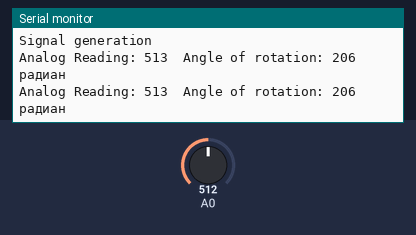
Bench run of a sketch on a simulated Arduino Uno, built with avr-gcc and run on an emulated ATmega328P. On the bench: the last lines printed to the serial monitor. The test bench sets the inputs (shaded band); at power-on: A0 = 512.

Above: at 8.1 s.
8.2 s: A0 set to 716
At 15.3 s:
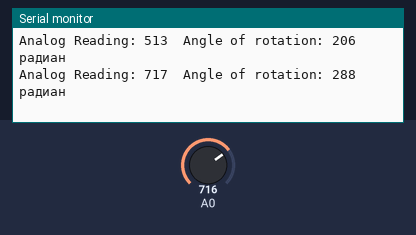
16.4 s: A0 set to 900
At 23.3 s:
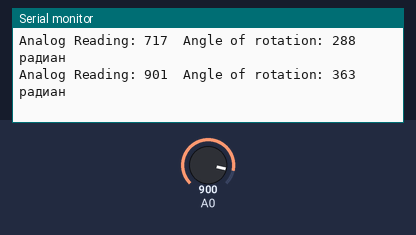
Timing chart, 0 to 24.8 s (numbered marks = the images above; inputs shaded):
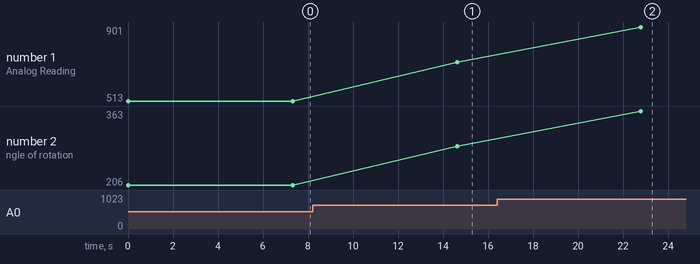

The sketch:

ADC1256.ino
```cpp
/* Задаем бибилиотеки. Они доступны бесплатно на специальной платформе.*/

#include <Wire.h>
#include <Adafruit_MCP4725.h>
int freq = 0;
Adafruit_MCP4725 dac;

/* В представленное окно вставляем цифру при каком разрешении хотим получать картинку 12, 9 , 8, 7, 6, 5 */
#define DAC_RESOLUTION    (12)

  /* конвертируем нужны сигнал в битную систему, в зависимости от разрешения и вставляем набор цифр через ","  */

const PROGMEM uint16_t DACLookup_FullSine_12Bit[4096] =
{0, 0, 0, 0, 0, 0, 0, 0, 0, 0, 0, 0, 0, 0, 0, 0, 0, 0, 0, 0, 0, 0, 0, 0, 0, 0, 0, 0, 0, 0, 0, 0, 0, 0, 0, 0, 0, 0, 0, 0, 0, 0, 0, 0, 0, 0, 0, 0, 0, 0, 0, 0, 0, 0, 0, 0, 0, 0, 0, 0, 0, 0, 0, 0, 0, 0, 0, 0, 0, 0, 0, 0, 0, 0, 0, 0, 0, 0, 0, 0, 0, 0, 0, 0, 0, 0, 0, 0, 0, 0, 0, 0, 0, 0, 0, 0, 0, 0, 0, 0, 0, 0, 0, 0, 0, 0, 0, 0, 0, 0, 0, 0, 0, 0, 0, 0, 0, 0, 0, 0, 0, 0, 0, 0, 0, 0, 0, 0, 0, 0, 0, 0, 0, 0, 0, 0, 0, 0, 0, 0, 0, 0, 0, 0, 0, 0, 0, 0, 0, 0, 0, 0, 0, 0, 0, 0, 0, 0, 0, 0, 0, 0, 0, 0, 0, 0, 0, 0, 0, 0, 0, 0, 0, 0, 0, 0, 0, 0, 0, 0, 0, 0, 0, 0, 0, 0, 0, 0, 0, 0, 0, 0, 0, 0, 0, 0, 0, 0, 0, 0, 0, 0, 0, 0, 0, 0, 0, 0, 0, 0, 0, 0, 0, 0, 0, 0, 0, 0, 0, 0, 0, 0, 0, 0, 0, 0, 0, 0, 0, 0, 0, 0, 0, 0, 0, 0, 0, 0, 0, 0, 0, 0, 0, 0, 0, 0, 0, 0, 0, 0, 0, 0, 0, 0, 0, 0, 0, 0, 0, 0, 0, 0, 0, 0, 0, 0, 0, 0, 0, 0, 0, 0, 0, 0, 0, 0, 0, 0, 0, 0, 0, 0, 0, 0, 0, 0, 0, 0, 0, 0, 0, 0, 0, 0, 0, 0, 0, 0, 0, 0, 0, 0, 0, 0, 0, 0, 0, 0, 0, 0, 0, 0, 0, 0, 0, 0, 0, 0, 0, 0, 0, 0, 0, 0, 0, 0, 0, 0, 0, 0, 0, 0, 0, 0, 0, 0, 0, 0, 0, 0, 0, 0, 0, 0, 0, 0, 0, 0, 0, 0, 0, 0, 0, 0, 0, 0, 0, 0, 0, 0, 0, 0, 0, 0, 0, 0, 0, 0, 0, 0, 0, 0, 0, 0, 0, 0, 0, 0, 0, 0, 0, 0, 0, 0, 0, 0, 0, 0, 0, 0, 0, 0, 0, 0, 0, 0, 0, 0, 0, 0, 0, 0, 0, 0, 0, 0, 0, 0, 0, 0, 0, 0, 0, 0, 0, 0, 0, 0, 0, 0, 0, 0, 0, 0, 0, 0, 0, 0, 0, 0, 0, 0, 0, 0, 0, 0, 0, 0, 0, 0, 0, 0, 0, 0, 0, 0, 0, 0, 0, 0, 0, 0, 0, 0, 0, 0, 0, 0, 0, 0, 0, 0, 0, 0, 0, 0, 0, 0, 0, 0, 0, 0, 0, 0, 0, 0, 0, 0, 0, 0, 0, 0, 0, 0, 0, 0, 0, 0, 0, 0, 0, 0, 0, 0, 0, 0, 0, 0, 0, 0, 0, 0, 0, 0, 0, 0, 0, 0, 0, 0, 0, 0, 0, 0, 0, 0, 0, 0, 0, 0, 0, 0, 0, 0, 0, 0, 0, 0, 0, 0, 0, 0, 0, 0, 0, 0, 0, 0, 0, 0, 0, 0, 0, 0, 0, 0, 0, 0, 0, 0, 0, 0, 0, 0, 0, 0, 0, 0, 0, 0, 0, 0, 0, 0, 0, 0, 0, 0, 0, 0, 0, 0, 0, 0, 0, 0, 0, 0, 0, 0, 0, 0, 0, 0, 0, 0, 0, 0, 0, 0, 0, 0, 0, 0, 0, 0, 0, 0, 0, 0, 0, 0, 0, 0, 0, 0, 0, 0, 0, 0, 0, 0, 0, 0, 0, 0, 0, 0, 0, 0, 0, 0, 0, 0, 0, 0, 0, 0, 0, 0, 0, 0, 0, 0, 0, 0, 0, 0, 0, 0, 0, 0, 0, 0, 0, 0, 0, 0, 0, 0, 0, 0, 0, 0, 0, 0, 0, 0, 0, 0, 0, 0, 0, 0, 0, 0, 0, 0, 0, 0, 0, 0, 0, 0, 0, 0, 0, 0, 0, 0, 0, 0, 0, 0, 0, 0, 0, 0, 0, 0, 0, 0, 0, 0, 0, 0, 0, 0, 0, 0, 0, 0, 0, 0, 0, 0, 0, 0, 0, 0, 0, 0, 0, 0, 0, 0, 0, 0, 0, 0, 0, 0, 0, 0, 0, 0, 0, 0, 0, 0, 0, 0, 0, 0, 0, 0, 0, 0, 0, 0, 0, 0, 0, 0, 0, 0, 0, 0, 0, 0, 0, 0, 0, 0, 0, 0, 0, 0, 0, 0, 0, 0, 0, 0, 0, 0, 0, 0, 0, 0, 0, 0, 0, 0, 0, 0, 0, 0, 0, 0, 0, 0, 0, 0, 0, 0, 0, 0, 0, 0, 0, 0, 0, 0, 0, 0, 0, 0, 0, 0, 0, 0, 0, 0, 0, 0, 0, 0, 0, 0, 0, 0, 0, 0, 0, 0, 0, 0, 0, 0, 0, 0, 0, 0, 0, 0, 0, 0, 0, 0, 0, 0, 0, 0, 0, 0, 0, 0, 0, 0, 0, 0, 0, 0, 0, 0, 0, 0, 0, 0, 0, 0, 0, 0, 0, 0, 0, 0, 0, 0, 0, 0, 0, 0, 0, 0, 0, 0, 0, 0, 0, 0, 0, 0, 0, 0, 0, 0, 0, 0, 0, 0, 0, 0, 0, 0, 0, 0, 0, 0, 0, 0, 0, 0, 0, 0, 0, 0, 0, 0, 0, 0, 0, 0, 0, 0, 0, 0, 0, 0, 0, 0, 0, 0, 0, 0, 0, 0, 0, 0, 0, 0, 0, 0, 0, 0, 0, 0, 0, 0, 0, 0, 0, 0, 0, 0, 0, 0, 0, 0, 0, 0, 0, 0, 0, 0, 0, 0, 0, 0, 0, 0, 0, 0, 0, 0, 0, 0, 0, 0, 0, 0, 0, 0, 0, 0, 0, 0, 0, 0, 0, 0, 0, 0, 0, 0, 0, 0, 0, 0, 0, 0, 0, 0, 0, 0, 0, 0, 0, 0, 0, 0, 0, 0, 0, 0, 0, 0, 0, 0, 0, 0, 0, 0, 0, 0, 0, 0, 0, 0, 0, 0, 0, 0, 0, 0, 0, 0, 0, 0, 0, 0, 0, 0, 0, 0, 0, 0, 0, 0, 0, 0, 0, 0, 0, 0, 0, 0, 0, 0, 0, 0, 0, 0, 0, 0, 0, 0, 0, 0, 0, 0, 0, 0, 0, 0, 0, 0, 0, 0, 0, 0, 0, 0, 0, 0, 0, 0, 0, 0, 0, 0, 0, 0, 0, 0, 0, 0, 0, 0, 0, 0, 0, 0, 0, 0, 0, 0, 0, 0, 0, 0, 0, 0, 0, 0, 0, 0, 0, 0, 0, 0, 0, 0, 0, 0, 0, 0, 0, 0, 0, 0, 0, 0, 0, 0, 0, 0, 0, 0, 0, 0, 0, 0, 0, 0, 0, 0, 0, 0, 0, 0, 0, 0, 0, 0, 0, 0, 0, 0, 0, 0, 0, 0, 0, 0, 0, 0, 0, 0, 0, 0, 0, 0, 0, 0, 0, 0, 0, 0, 0, 0, 0, 0, 0, 0, 0, 0, 0, 0, 0, 0, 0, 0, 0, 0, 0, 0, 0, 0, 0, 0, 0, 0, 0, 0, 0, 0, 0, 0, 0, 0, 0, 0, 0, 0, 0, 0, 0, 0, 0, 0, 0, 0, 0, 0, 0, 0, 0, 0, 0, 0, 0, 0, 0, 0, 0, 0, 0, 0, 0, 0, 0, 0, 0, 0, 0, 0, 0, 0, 0, 0, 0, 0, 0, 0, 0, 0, 0, 0, 0, 0, 0, 0, 0, 0, 0, 0, 0, 0, 0, 0, 0, 0, 0, 0, 0, 0, 0, 0, 0, 0, 0, 0, 0, 0, 0, 0, 0, 0, 0, 0, 0, 0, 0, 0, 0, 0, 0, 0, 0, 0, 0, 0, 0, 0, 0, 0, 0, 0, 0, 0, 0, 0, 0, 0, 0, 0, 0, 0, 0, 0, 0, 0, 0, 0, 0, 0, 0, 0, 0, 0, 0, 0, 0, 0, 0, 0, 0, 0, 0, 0, 0, 0, 0, 0, 0, 0, 0, 0, 0, 0, 0, 0, 0, 0, 0, 0, 0, 0, 0, 0, 0, 0, 0, 0, 0, 0, 0, 0, 0, 0, 0, 0, 0, 0, 0, 0, 0, 0, 0, 0, 0, 0, 0, 0, 0, 0, 0, 0, 0, 0, 0, 0, 0, 0, 0, 0, 0, 0, 0, 0, 0, 0, 0, 0, 0, 0, 0, 0, 0, 0, 0, 0, 0, 0, 0, 0, 0, 0, 0, 0, 0, 0, 0, 0, 0, 0, 0, 0, 0, 0, 0, 0, 0, 0, 0, 0, 0, 0, 0, 0, 0, 0, 0, 0, 0, 0, 0, 0, 0, 0, 0, 0, 0, 0, 0, 0, 0, 0, 0, 0, 0, 0, 0, 0, 0, 0, 0, 0, 0, 0, 0, 0, 0, 0, 0, 0, 0, 0, 0, 0, 0, 0, 0, 0, 0, 0, 0, 0, 0, 0, 0, 0, 0, 0, 0, 0, 0, 0, 0, 0, 0, 0, 0, 0, 0, 0, 0, 0, 0, 0, 0, 0, 0, 0, 0, 0, 0, 0, 0, 0, 0, 0, 0, 0, 0, 0, 0, 0, 0, 0, 0, 0, 0, 0, 0, 0, 0, 0, 0, 0, 0, 0, 0, 0, 0, 0, 0, 0, 0, 0, 0, 0, 0, 0, 0, 0, 0, 0, 0, 0, 0, 0, 0, 0, 0, 0, 0, 0, 0, 0, 0, 0, 0, 0, 0, 0, 0, 0, 0, 0, 0, 0, 0, 0, 0, 0, 0, 0, 0, 0, 0, 0, 0, 0, 0, 0, 0, 0, 0, 0, 0, 0, 0, 0, 0, 0, 0, 0, 0, 0, 0, 0, 0, 0, 0, 0, 0, 0, 0, 0, 0, 0, 0, 0, 0, 0, 0, 0, 0, 0, 0, 0, 0, 0, 0, 0, 0, 0, 0, 0, 0, 0, 0, 0, 0, 0, 0, 0, 0, 0, 0, 0, 0, 0, 0, 0, 0, 0, 0, 0, 0, 0, 0, 0, 0, 0, 0, 0, 0, 0, 0, 0, 0, 0, 0, 0, 0, 0, 0, 0, 0, 0, 0, 0, 0, 0, 0, 0, 0, 0, 0, 0, 0, 0, 0, 0, 0, 0, 0, 0, 0, 0, 0, 0, 0, 0, 0, 0, 0, 0, 0, 0, 0, 0, 0, 0, 0, 0, 0, 0, 0, 0, 0, 0, 0, 0, 0, 0, 0, 0, 0, 0, 0, 0, 0, 0, 0, 0, 0, 0, 0, 0, 0, 0, 0, 0, 0, 0, 0, 0, 0, 0, 0, 0, 0, 0, 0, 0, 0, 0, 0, 0, 0, 0, 0, 0, 0, 0, 0, 0, 0, 0, 0, 0, 0, 0, 0, 0, 0, 0, 0, 0, 0, 0, 0, 0, 0, 0, 0, 0, 0, 0, 0, 0, 0, 0, 0, 0, 0, 0, 0, 0, 0, 0, 0, 0, 0, 0, 0, 0, 0, 0, 0, 0, 0, 0, 0, 0, 0, 0, 0, 0, 0, 0, 0, 0, 0, 0, 0, 0, 0, 0, 0, 0, 0, 0, 0, 0, 0, 0, 0, 0, 0, 0, 0, 0, 0, 0, 0, 0, 0, 0, 0, 0, 0, 0, 0, 0, 0, 0, 0, 0, 0, 0, 0, 0, 0, 0, 0, 0, 0, 0, 0, 0, 0, 0, 0, 0, 0, 0, 0, 0, 0, 0, 0, 0, 0, 0, 0, 0, 0, 0, 0, 0, 0, 0, 0, 0, 0, 0, 0, 0, 0, 0, 0, 0, 0, 0, 0, 0, 0, 0, 0, 0, 0, 0, 0, 0, 0, 0, 0, 0, 0, 0, 0, 0, 0, 0, 0, 0, 0, 0, 0, 0, 0, 0, 0, 0, 0, 0, 0, 0, 0, 0, 0, 0, 0, 0, 0, 0, 0, 0, 0, 0, 0, 0, 0, 0, 0, 0, 0, 0, 0, 0, 0, 0, 0, 0, 0, 0, 0, 0, 0, 0, 0, 0, 0, 0, 0, 0, 0, 0, 0, 0, 0, 0, 0, 0, 0, 0, 0, 0, 0, 0, 0, 0, 0, 0, 0, 0, 0, 0, 0, 0, 0, 0, 0, 0, 0, 0, 0, 0, 0, 0, 0, 0, 0, 0, 0, 0, 0, 0, 0, 0, 0, 0, 0, 0, 0, 0, 0, 0, 0, 0, 201, 201, 207, 207, 207, 207, 207, 207, 207, 207, 207, 207, 207, 207, 207, 207, 207, 207, 207, 207, 207, 207, 207, 207, 207, 207, 196, 179, 156, 140, 134, 140, 145, 162, 173, 184, 190, 196, 201, 201, 201, 207, 207, 207, 207, 207, 207, 207, 207, 207, 207, 207, 207, 207, 207, 207, 207, 207, 207, 207, 207, 207, 207, 0, 0, 0, 0, 0, 0, 0, 0, 0, 0, 0, 0, 0, 0, 0, 0, 0, 0, 0, 0, 0, 0, 0, 0, 0, 0, 0, 0, 0, 0, 0, 0, 0, 0, 0, 0, 0, 0, 0, 0, 0, 0, 0, 0, 0, 0, 0, 0, 0, 0, 0, 0, 0, 0, 0, 0, 0, 0, 0, 0, 0, 0, 0, 0, 0, 0, 0, 0, 0, 0, 0, 0, 0, 0, 0, 0, 0, 0, 0, 0, 0, 0, 0, 0, 0, 0, 0, 0, 0, 0, 0, 0, 0, 0, 0, 0, 0, 0, 0, 0, 0, 0, 0, 0, 0, 0, 0, 0, 0, 0, 0, 0, 0, 0, 0, 0, 0, 0, 0, 0, 0, 0, 0, 0, 0, 0, 0, 0, 0, 0, 0, 0, 0, 0, 0, 0, 0, 0, 0, 0, 0, 0, 0, 0, 0, 0, 0, 0, 0, 0, 0, 0, 0, 0, 0, 0, 0, 0, 0, 0, 0, 0, 0, 0, 0, 0, 0, 0, 0, 0, 0, 0, 0, 0, 0, 0, 0, 0, 0, 0, 0, 0, 0, 0, 0, 0, 0, 0, 0, 0, 0, 0, 0, 0, 0, 0, 0, 0, 0, 0, 0, 0, 0, 0, 0, 0, 0, 0, 0, 0, 0, 0, 0, 0, 0, 0, 0, 0, 0, 0, 0, 0, 0, 0, 0, 0, 0, 0, 0, 0, 0, 0, 0, 0, 0, 0, 0, 0, 0, 0, 0, 0, 0, 0, 0, 0, 0, 0, 0, 0, 0, 0, 0, 0, 0, 0, 0, 0, 0, 0, 0, 0, 0, 0, 0, 0, 0, 0, 0, 0, 0, 0, 0, 0, 0, 0, 0, 0, 0, 0, 0, 0, 0, 0, 0, 0, 0, 0, 0, 0, 0, 0, 0, 0, 0, 0, 0, 0, 0, 0, 0, 0, 0, 0, 0, 0, 0, 0, 0, 0, 0, 0, 0, 0, 0, 0, 0, 0, 0, 0, 0, 0, 0, 0, 0, 0, 0, 0, 0, 0, 0, 0, 0, 0, 0, 0, 0, 0, 0, 0, 0, 0, 0, 0, 0, 0, 0, 0, 0, 0, 0, 0, 0, 0, 0, 0, 0, 0, 0, 0, 0, 0, 0, 0, 0, 0, 0, 0, 0, 0, 0, 0, 0, 0, 0, 0, 0, 0, 0, 0, 0, 0, 0, 0, 0, 0, 0, 0, 0, 0, 0, 0, 0, 0, 0, 0, 0, 0, 0, 0, 0, 0, 0, 0, 0, 0, 0, 0, 0, 0, 0, 0, 0, 0, 0, 0, 0, 0, 0, 0, 0, 0, 0, 0, 0, 0, 0, 0, 0, 0, 0, 0, 0, 0, 0, 0, 0, 0, 0, 0, 0, 0, 0, 0, 0, 0, 0, 0, 0, 0, 0, 0, 0, 0, 0, 0, 0, 0, 0, 0, 0, 0, 0, 0, 0, 0, 0, 0, 0, 0, 0, 0, 0, 0, 0, 0, 0, 0, 0, 0, 0, 0, 0, 0, 0, 0, 0, 0, 0, 0, 0, 0, 0, 0, 0, 0, 0, 0, 0, 0, 0, 0, 0, 0, 0, 0, 0, 0, 0, 0, 0, 0, 0, 0, 0, 0, 0, 0, 0, 0, 0, 0, 0, 0, 0, 0, 0, 0, 0, 0, 0, 0, 0, 0, 0, 0, 0, 0, 0, 0, 0, 0, 0, 0, 0, 0, 0, 0, 0, 0, 0, 0, 0, 0, 0, 0, 0, 0, 0, 0, 0, 0, 0, 0, 0, 0, 0, 0, 0, 0, 0, 0, 0, 0, 0, 0, 0, 0, 0, 0, 0, 0, 0, 0, 0, 0, 0, 0, 0, 0, 0, 0, 0, 0, 0, 0, 0, 0, 0, 0, 0, 0, 0, 0, 0, 0, 0, 0, 0, 0, 0, 0, 0, 0, 0, 0, 0, 0, 0, 0, 0, 0, 0, 0, 0, 0, 0, 0, 0, 0, 0, 0, 0, 0, 0, 0, 0, 0, 0, 0, 0, 0, 0, 0, 0, 0, 0, 0, 0, 0, 0, 0, 0, 0, 0, 0, 0, 0, 0, 0, 0, 0, 0, 0, 0, 0, 0, 0, 0, 0, 0, 0, 0, 0, 0, 0, 0, 0, 0, 0, 0, 0, 0, 0, 0, 0, 0, 0, 0, 0, 0, 0, 0, 0, 0, 0, 0, 0, 0, 0, 0, 0, 0, 0, 0, 0, 0, 0, 0, 0, 0, 0, 0, 0, 0, 0, 0, 0, 0, 0, 0, 0, 0, 0, 0, 0, 0, 0, 0, 0, 0, 0, 0, 0, 0, 0, 0, 0, 0, 0, 0, 0, 0, 0, 0, 0, 0, 0, 0, 0, 0, 0, 0, 0, 0, 0, 0, 0, 0, 0, 0, 0, 0, 0, 0, 0, 0, 0, 0, 0, 0, 0, 0, 0, 0, 0, 0, 0, 0, 0, 0, 0, 0, 0, 0, 0, 0, 0, 0, 0, 0, 0, 0, 0, 0, 0, 0, 0, 0, 0, 0, 0, 0, 0, 0, 0, 0, 0, 0, 0, 0, 0, 0, 0, 0, 0, 0, 0, 0, 0, 0, 0, 0, 0, 0, 0, 0, 0, 0, 0, 0, 0, 0, 0, 0, 0, 0, 0, 0, 0, 0, 0, 0, 0, 0, 0, 0, 0, 0, 0, 0, 0, 0, 0, 0, 0, 0, 0, 0, 0, 0, 0, 0, 0, 0, 0, 0, 0, 0, 0, 0, 0, 0, 0, 0, 0, 0, 0, 0, 0, 0, 0, 0, 0, 0, 0, 0, 0, 0, 0, 0, 0, 0, 0, 0, 0, 0, 0, 0, 0, 0, 0, 0, 0, 0, 0, 0, 0, 0, 0, 0, 0, 0, 0, 0, 0, 0, 0, 0, 0, 0, 0, 0, 0, 0, 0, 0, 0, 0, 0, 0, 0, 0, 0, 0, 0, 0, 0, 0, 0, 0, 0, 0, 0, 0, 0, 0, 0, 0, 0, 0, 0, 0, 0, 0, 0, 0, 0, 0, 0, 0, 0, 0, 0, 0, 0, 0, 0, 0, 0, 0, 0, 0, 0, 0, 0, 0, 0, 0, 0, 0, 0, 0, 0, 0, 0, 0, 0, 0, 0, 0, 0, 0, 0, 0, 0, 0, 0, 0, 0, 0, 0, 0, 0, 0, 0, 0, 0, 0, 0, 0, 0, 0, 0, 0, 0, 0, 0, 0, 0, 0, 0, 0, 0, 0, 0, 0, 0, 0, 0, 0, 0, 0, 0, 0, 0, 0, 0, 0, 0, 0, 0, 0, 0, 0, 0, 0, 0, 0, 0, 0, 0, 0, 0, 0, 0, 0, 0, 0, 0, 0, 0, 0, 0, 0, 0, 0, 0, 0, 0, 0, 0, 0, 0, 0, 0, 0, 0, 0, 0, 0, 0, 0, 0, 0, 0, 0, 0, 0, 0, 0, 0, 0, 0, 0, 0, 0, 0, 0, 0, 0, 0, 0, 0, 0, 0, 0, 0, 0, 0, 0, 0, 0, 0, 0, 0, 0, 0, 0, 0, 0, 0, 0, 0, 0, 0, 0, 0, 0, 0, 0, 0, 0, 0, 0, 0, 0, 0, 0, 0, 0, 0, 0, 0, 0, 0, 0, 0, 0, 0, 0, 0, 0, 0, 0, 0, 0, 0, 0, 0, 0, 0, 0, 0, 0, 0, 0, 0, 0, 0, 0, 0, 0, 0, 0, 0, 0, 0, 0, 0, 0, 0, 0, 0, 0, 0, 0, 0, 0, 0, 0, 0, 0, 0, 0, 0, 0, 0, 0, 0, 0, 0, 0, 0, 0, 0, 0, 0, 0, 0, 0, 0, 0, 0, 0, 0, 0, 0, 0, 0, 0, 0, 0, 0, 0, 0, 0, 0, 0, 0, 0, 0, 0, 0, 0, 0, 0, 0, 0, 0, 0, 0, 0, 0, 0, 0, 0, 0, 0, 0, 0, 0, 0, 0, 0, 0, 0, 0, 0, 0, 0, 0, 0, 0, 0, 0, 0, 0, 0, 0, 0, 0, 0, 0, 0, 0, 0, 0, 0, 0, 0, 0, 0, 0, 0, 0, 0, 0, 0, 0, 0, 0, 0, 0, 0, 0, 0, 0, 0, 0, 0, 0, 0, 0, 0, 0, 0, 0, 0, 0, 0, 0, 0, 0, 0, 0, 0, 0, 0, 0, 0, 0, 0, 0, 0, 0, 0, 0, 0, 0, 0, 0, 0, 0, 0, 0, 0, 0, 0, 0, 0, 0, 0, 0, 0, 0, 0, 0, 0, 0, 0, 0, 0, 0, 0, 0, 0, 0, 0, 0, 0, 0, 0, 0, 0, 0, 0, 0, 0, 0, 0, 0, 0, 0, 0, 0, 0, 0, 0, 0, 0, 0, 0, 0, 0, 0, 0, 0, 0, 0, 0, 0, 0, 0, 0, 0, 0, 0, 0, 0, 0, 0, 0, 0, 0, 0, 0, 0, 0, 0, 0, 0, 0, 0, 0, 0, 0, 0, 0, 0, 0, 0, 0, 0, 0, 0, 0, 0, 0, 0, 0, 0, 0, 0, 0, 0, 0, 0, 0, 0, 0, 0, 0, 0, 0, 0, 0, 0, 0, 0, 0, 0, 0, 0, 0, 0, 0, 0, 0, 0, 0, 0, 0, 0, 0, 0, 0, 0, 0, 0, 0, 0, 0, 0, 0, 0, 0, 0, 0, 0, 0, 0, 0, 0, 0, 0, 0, 0, 0, 0, 0, 0, 0, 0, 0, 0, 0, 0, 0, 0, 0, 0, 0, 0, 0, 0, 0, 0, 0, 0, 0, 0, 0, 0, 0, 0, 0, 0, 0, 0, 0, 0, 0, 0, 0, 0, 0, 0, 0, 0, 0, 0, 0, 0, 0, 0, 0, 0, 0, 0, 0, 0, 0, 0, 0, 0, 0, 0, 0, 0, 0, 0, 0, 0, 0, 0, 0, 0, 0, 0, 0, 0, 0, 0, 0, 0, 0, 0, 0, 0, 0, 0, 0, 0, 0, 0, 0, 0, 0, 0, 0, 0, 0, 0, 0, 0, 0, 0, 0, 0, 0, 0, 0, 0, 0, 0, 0, 0, 0, 0, 0, 0, 0, 0, 0, 0, 0, 0, 0, 0, 0, 0, 0, 0, 0, 0, 0, 0, 0, 0, 0, 0, 0, 0, 0, 0, 0, 0, 0, 0, 0, 0, 0, 0, 0, 0, 0, 0, 0, 0, 0, 0, 0, 0, 0, 0, 0, 0, 0, 0, 0, 0, 0, 0, 0, 0, 0, 0, 0, 0, 0, 0, 0, 0, 0, 0, 0, 0, 0, 0, 0, 0, 0, 0, 0, 0, 0, 0, 0, 0, 0, 0, 0, 0, 0, 0, 0, 0, 0, 0, 0, 0, 0, 0, 0, 0, 0, 0, 0, 0, 0, 0, 0, 0, 0, 0, 0, 0, 0, 0, 0, 0, 0, 0, 0, 0, 0, 0, 0, 0, 0, 0, 0, 0, 0, 0, 0, 0, 0, 0, 0, 0, 0, 0, 0, 0, 0, 0, 0, 0, 0, 0, 0, 0, 0, 0, 0, 0, 0, 0, 0, 0, 0, 0, 0, 0, 0, 0, 0, 0, 0, 0, 0, 0, 0, 0, 0, 0, 0, 0, 0, 0, 0, 0, 0, 0, 0, 0, 0, 0, 0, 0, 0, 0, 0, 0, 0, 0, 0, 0, 0, 0, 0, 0, 0, 0, 0, 0, 0, 0, 0, 0, 0, 0, 0, 0, 0, 0, 0, 0, 0, 0, 0, 0, 0, 0, 0, 0, 0, 0, 0, 0, 0, 0, 0, 0, 0, 0, 0, 0, 0, 0, 0, 0, 0, 0, 0, 0, 0, 0, 0, 0, 0, 0, 0, 0, 0, 0, 0, 0, 0, 0, 0, 0, 0, 0, 0, 0, 0, 0, 0, 0, 0, 0, 0, 0, 0, 0, 0, 0, 0, 0, 0, 0, 0, 0, 0, 0, 0, 0, 0, 0, 0, 0, 0, 0, 0, 0, 0, 0, 0, 0, 0, 0, 0, 0, 0, 0, 0, 0, 0, 0, 0, 0, 0, 0, 0, 0, 0, 0, 0, 0, 0, 0, 0, 0, 0, 0, 0, 0, 0, 0, 0, 0, 0, 0, 0, 0, 0, 0, 0, 0, 0, 0, 0, 0, 0, 0, 0, 0, 0, 0, 0, 0, 0, 0, 0, 0, 0, 0, 0, 0, 0, 0, 0, 0, 0, 0, 0, 0, 0, 0, 0, 0, 0, 0, 0, 0, 0, 0, 0, 0, 0, 0, 0, 0, 0, 0, 0, 0, 0, 0, 0, 0, 0, 0, 0, 0, 0, 0, 0, 0, 0, 0, 0, 0, 0, 0, 0, 0, 0, 0, 0, 0, 0, 0, 0, 0, 0, 0, 0, 0, 0, 0, 0, 0, 0};
const PROGMEM uint16_t DACLookup_FullSine_6Bit[64] =
{
  2048, 2248, 2447, 2642, 2831, 3013, 3185, 3346,
  3495, 3630, 3750, 3853, 3939, 4007, 4056, 4085,
  4095, 4085, 4056, 4007, 3939, 3853, 3750, 3630,
  3495, 3346, 3185, 3013, 2831, 2642, 2447, 2248,
  2048, 1847, 1648, 1453, 1264, 1082,  910,  749,
   600,  465,  345,  242,  156,   88,   39,   10,
     0,   10,   39,   88,  156,  242,  345,  465,
   600,  749,  910, 1082, 1264, 1453, 1648, 1847
};

const PROGMEM uint16_t DACLookup_FullSine_5Bit[32] =
{
  0, 0, 0, 0, 0, 0, 0, 0,
  50, 50, 50, 50, 50, 0, 0, 0,
  0, 0, 0,  0,  0,  0,  0,   0,
     0,   0,  0,  0,  0,  0, 0, 0
};

void setup(void) {
  Serial.begin(9600);


/* Далее запускаем основной блок программы для генерации сигнала */

  dac.begin(0x60);

  Serial.println("Signal generation");

}

void loop(void) {
    uint16_t i;
 freq = analogRead(A0)+1;   // Указываем подключение потенциометра для регилирования частоты
   int per = map(freq, 0, 670, 0, 270); // Конвертируем в радианы, чтобы видеть на какой угол мы поворачиваем потенциометр
  Serial.print("Analog Reading: ");
Serial.print(freq);                   // Выводим на печать в последовательный порт необработанные("сырые") аналоговые значения
   Serial.print("  Angle of rotation: ");
  Serial.print(per);                   // Выводим на печать в последовательный порт значения в процентах
 Serial.println("  радиан");                 // Выводим на печать в последовательный порт символ % и новой строки
       delay(5000);                              // Регулируем задержку сигнала


    /* Выбираем нужное значение в зависимости от выбранного разрешения */

    #if DAC_RESOLUTION == 5
      for (i = 0; i < 32; i++)
      {
        dac.setVoltage(pgm_read_word(&(DACLookup_FullSine_5Bit[i])), false);
        delayMicroseconds(freq);
      }
    #elif DAC_RESOLUTION == 6
      for (i = 0; i < 64; i++)
      {
        dac.setVoltage(pgm_read_word(&(DACLookup_FullSine_6Bit[i])), false);
        delayMicroseconds(freq);
      }
    #elif DAC_RESOLUTION == 7
      for (i = 0; i < 128; i++)
      {
        dac.setVoltage(pgm_read_word(&(DACLookup_FullSine_7Bit[i])), false);
        delayMicroseconds(freq);
      }
    #elif DAC_RESOLUTION == 9
      for (i = 0; i < 512; i++)
      {
        dac.setVoltage(pgm_read_word(&(DACLookup_FullSine_9Bit[i])), false);
      delayMicroseconds(freq);
      }
    #elif DAC_RESOLUTION == 12
      for (i = 0; i < 4096; i++)
      {
        dac.setVoltage(pgm_read_word(&(DACLookup_FullSine_12Bit[i])), false);
        delayMicroseconds(freq);
      }
    #else    // Use 8-bit data if nothing else is specified
      for (i = 0; i < 256; i++)
      {
        dac.setVoltage(pgm_read_word(&(DACLookup_FullSine_8Bit[i])), false);
        delayMicroseconds(freq);
      }

    #endif
}
```

Measured:
- after the input at 8.2 s, the serial monitor: prints a new line after 6.4 s (image 1)
- after the input at 16.4 s, the serial monitor: prints a new line after 6.4 s (image 2)
- plotted number 1: 513 → 717 after the input at 8.2 s, 717 → 901 after the input at 16.4 s
- plotted number 2: 206 → 288 after the input at 8.2 s, 288 → 363 after the input at 16.4 s
